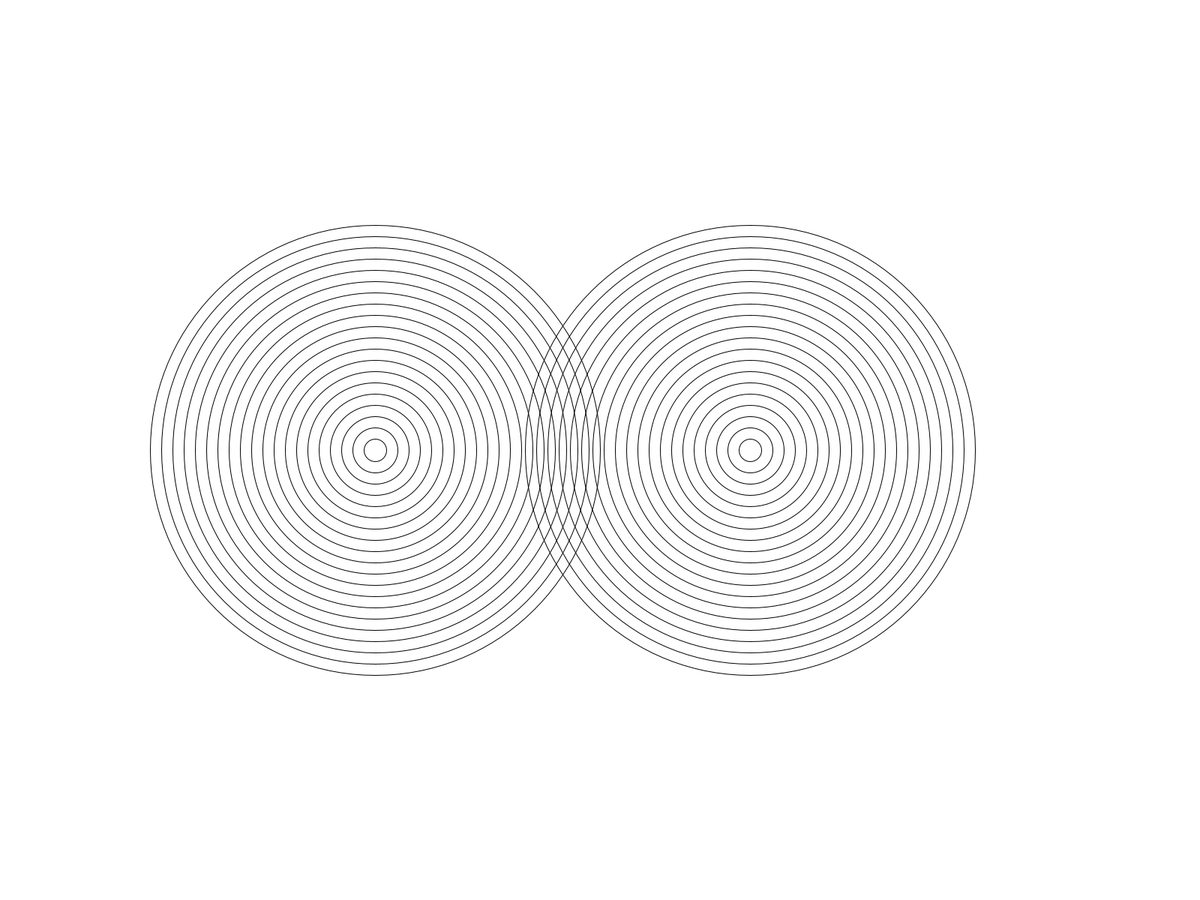
Frame 1 (no input)
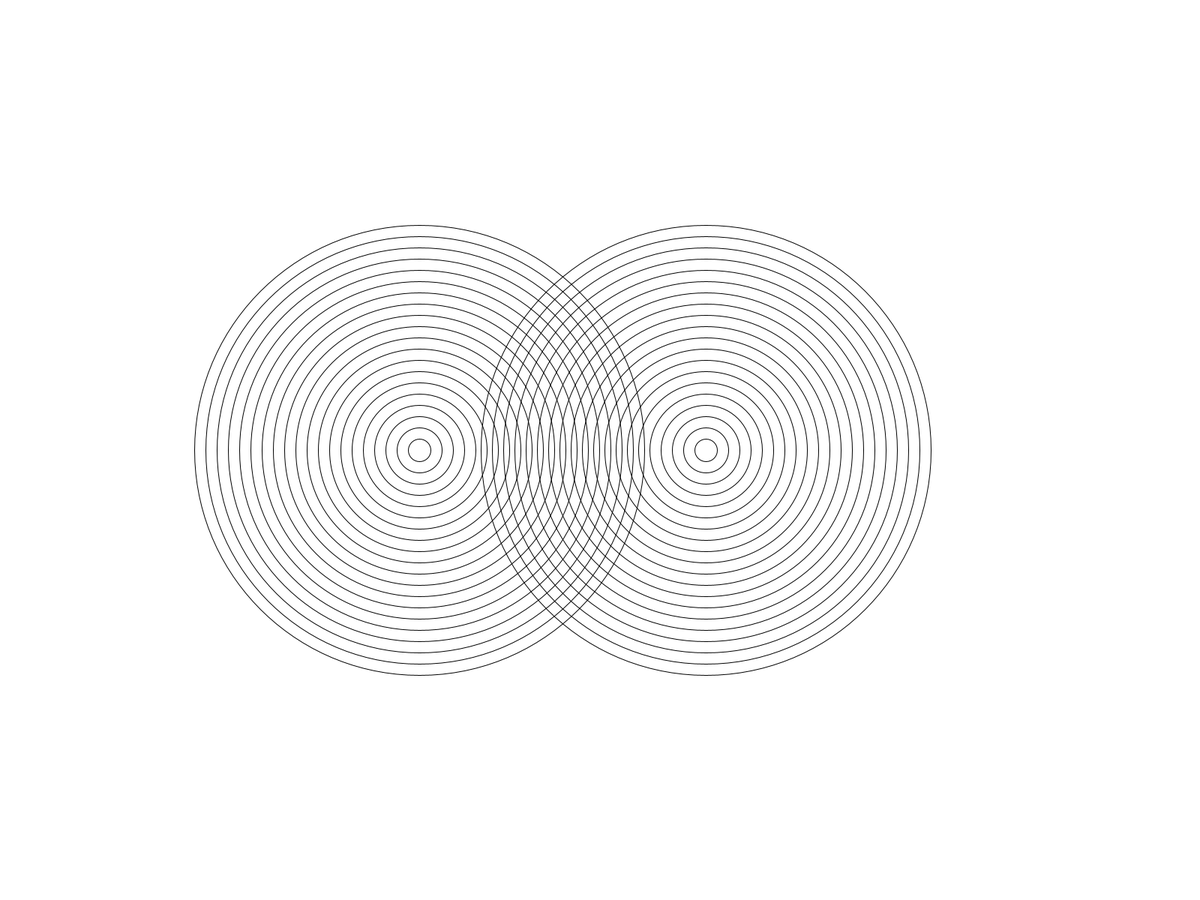
Frame 60 (the mouse pressed at the canvas centre just before this capture)
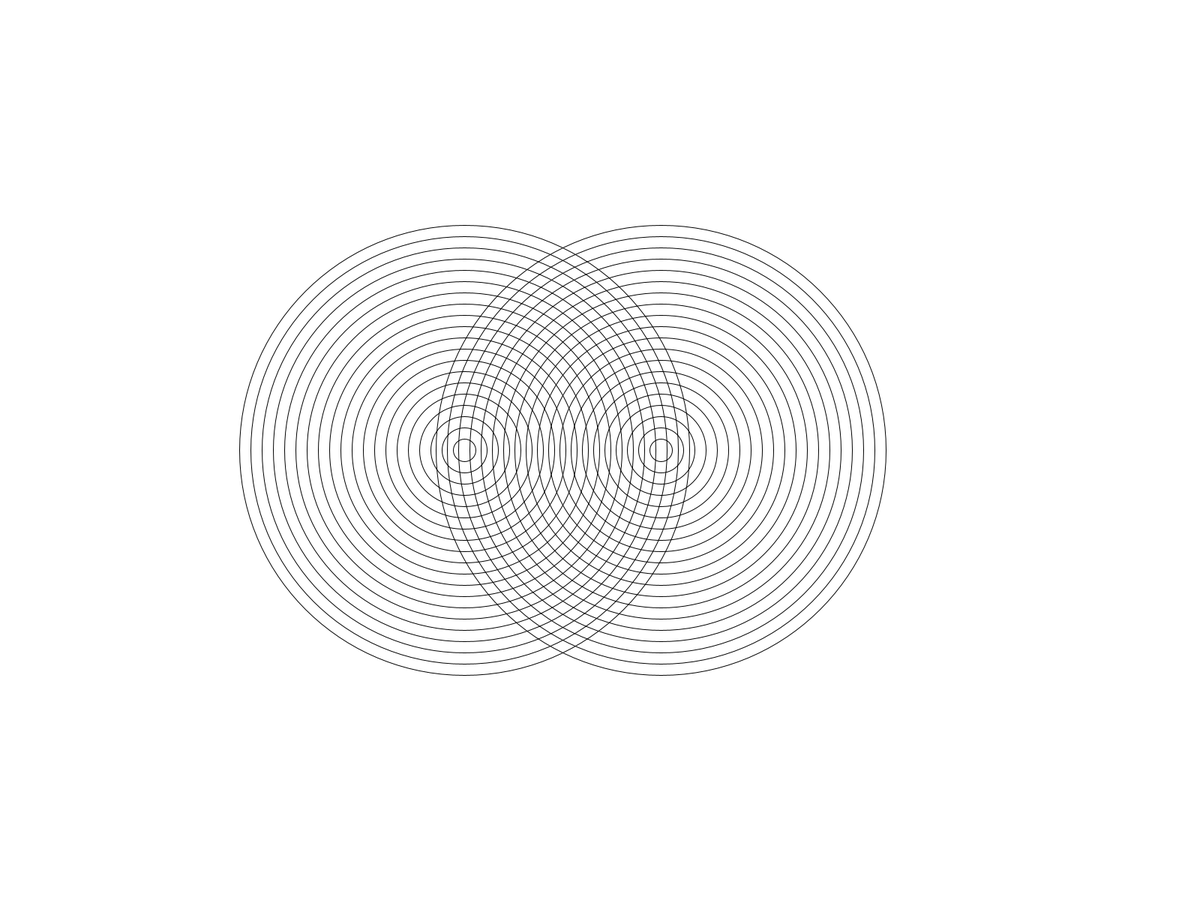
Frame 120 (the mouse held since frame 60 and released just before this capture)

The Processing sketch that drew these frames (run headless with seeded random() and noise(); from frame 60 on, the mouse is pressed at the canvas centre):

// Processing sketch: sketch_171224a
// ── sketch_171224a.pde
void setup(){
 fullScreen(); 
  noFill();
  
  
}

   int x2 = 500;
int x = 1000;
  void draw(){
    background(255);
   
  int y2 = 600;
  int w2 = 600;
  int h2 = 600;
    int y = 600;
  int w = 600;
  int h = 600;
  
    
  for(int i=0;i<20;i++){
    
  ellipse(x,y,w,h); 
  w= w-30;
  h= h-30;
  
  }

 for(int i=0;i<20;i++){
    
  ellipse(x2,y2,w2,h2); 
  w2= w2-30;
  h2= h2-30;
  
 
 }
x-=1;
x2+=1;

}
